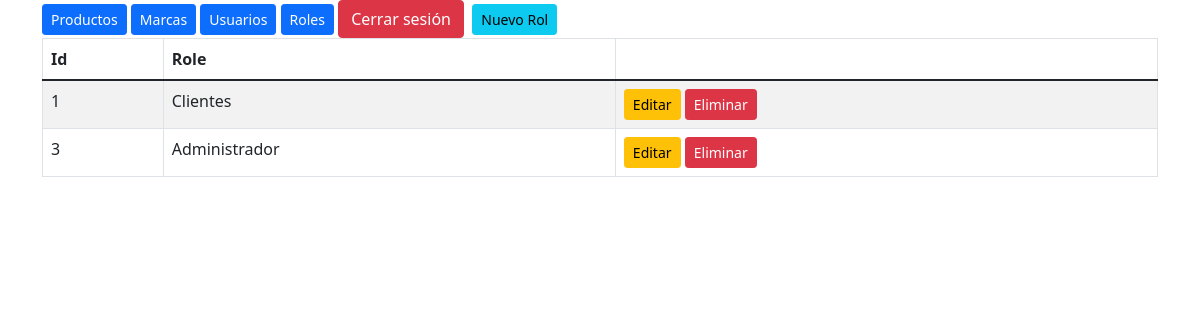
Page /php_588_595/index.php?c=role (signed in) on the committed database.
### tables this page shows
CREATE TABLE `roles` (
  `id` int(11) NOT NULL,
  `role` varchar(20) NOT NULL
);

### php_588_595/controllers/role.controller.php (called while the page is built, shortened)
<?php
require_once "models/role.php";
class RoleController
{
    private $model;
    public function __CONSTRUCT()
    {
        $this->model = new Rol();
    }
    public function index()
    {
        $roles = $this->model->list();
        require "views/header.php";
        require "views/role/main.php";
        require "views/footer.php";
    }
}

### php_588_595/models/database.php (called while the page is built)
<?php
class Database
{
    private static $server = 'localhost';
    private static $dbUser = 'root';
    private static $dbPass = '';
    private static $dbName = 'empresa';
    public static function Connect()
    {
        try {
            $connection = new PDO('mysql:host='.self::$server.';dbname='.self::$dbName.';charset=utf8',self::$dbUser, self::$dbPass);
            $connection->setAttribute(PDO::ATTR_ERRMODE,PDO::ERRMODE_EXCEPTION);
            return $connection;
        } catch (PDOException $e){
            return "Error Conexión: ".$e->getMessage();
        }
    }
}

### php_588_595/models/role.php (called while the page is built, shortened)
<?php
class Rol
{
    private ?int $id = null;
    private ?string $role = null;
    private $connection;
    public function __CONSTRUCT()
    {
        $this->connection = Database::Connect();
    }
    function list()
    {
        try {
            $query = $this->connection->prepare("SELECT * FROM roles");
            $query->execute();
            return $query->fetchAll(PDO::FETCH_CLASS, __CLASS__);
        } catch (Exception $e) {
            die($e->getMessage());
        }
    }
    function getId(): ?int
    {
        return $this->id;
    }
    function getRole(): ?string
    {
        return $this->role;
    }
}

### php_588_595/views/role/main.php (the view)
&nbsp;<a href="?c=role&a=form" class="btn btn-sm btn-info">Nuevo Rol</a>
<table class="table table-striped table-hover table-bordered">
    <thead>
        <tr>
                <th>Id</th>
                <th>Role</th>
                <th></th>
        </tr>
    </thead>
    <tbody>
        <?php foreach ($roles as $role) : ?>
            <tr>
                <td><?=$role -> getId() ?> </td>
                <td> <?=$role -> getRole() ?> </td>
                <td>
                <a href="?c=role&a=form&id=<?=$role->getId() ?>" class="btn btn-sm btn-warning">Editar</a>
                <a href="?c=role&a=delete&id=<?=$role->getId() ?>" class="btn btn-sm btn-danger">Eliminar</a>
                </td>
            </tr>
        <?php endforeach;?>
    </tbody>
</table>

### rows in the picture
roles: id "1", role "Clientes"
roles: id "3", role "Administrador"
